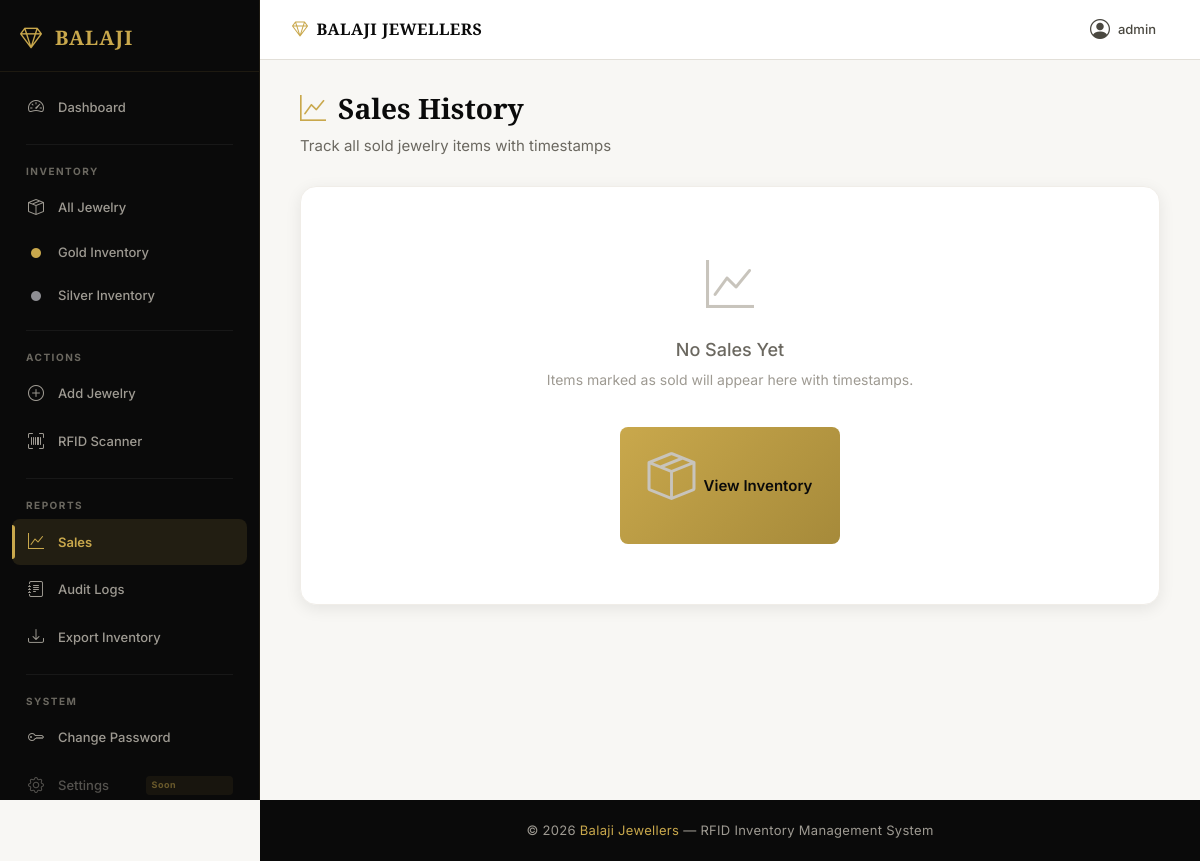
Page /sales (signed in) on the earlier database version.
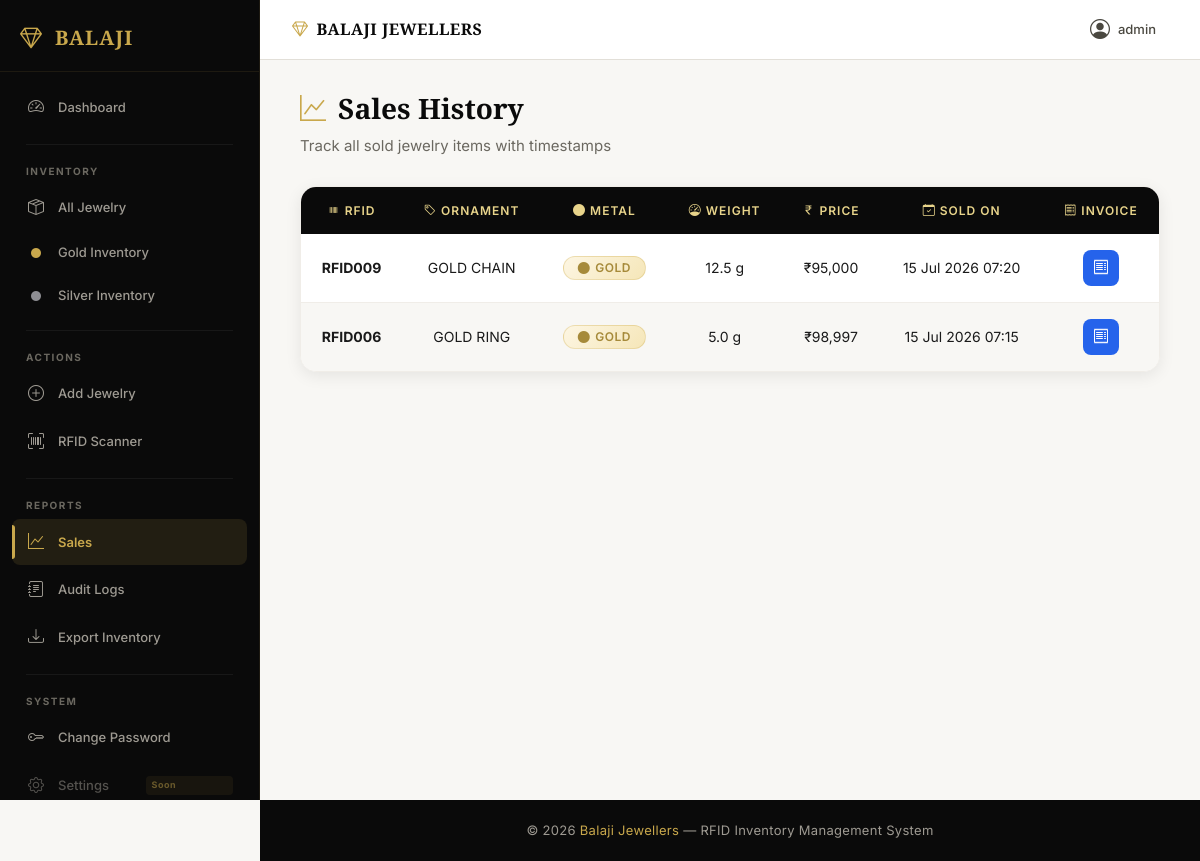
Same page on the later database version.
### app.py (models this page shows)
class Jewelry(db.Model):
    id = db.Column(db.Integer, primary_key=True)
    rfid_id = db.Column(db.String(100), unique=True)
    ornament_name = db.Column(db.String(100))
    weight = db.Column(db.Float)
    purity = db.Column(db.String(20))
    price = db.Column(db.Float)
    status = db.Column(db.String(20))
    metal_type = db.Column(db.String(20), default="Gold")
    created_at = db.Column(db.DateTime, default=datetime.utcnow)
    updated_at = db.Column(db.DateTime, default=datetime.utcnow, onupdate=datetime.utcnow)

### app.py (the view)
@app.route("/sales")
@login_required
def sales_history():
    page = request.args.get("page", 1, type=int)
    per_page = 20
    pagination = Jewelry.query.filter_by(status="Sold").order_by(Jewelry.updated_at.desc()).paginate(page=page, per_page=per_page, error_out=False)
    return render_template("sales.html", items=pagination.items, pagination=pagination)

### app.py (called while the page is built)
@login_manager.user_loader
def load_user(user_id):
    return db.session.get(Admin, int(user_id))

### templates/sales.html (shortened to what this page needs)
{% extends 'base.html' %}
{% block content %}
<div class="page-header animate-fade-in">
    <h1><i class="bi bi-graph-up"></i> Sales History</h1>
    <p>Track all sold jewelry items with timestamps</p>
</div>
<div class="table-wrapper animate-fade-in-delay-1">
    {% if items %}
    <div class="table-responsive">
        <table>
            <thead>
                <tr>
                    <th><i class="bi bi-upc"></i> RFID</th>
                    <th><i class="bi bi-tag"></i> Ornament</th>
                    <th><i class="bi bi-circle-fill"></i> Metal</th>
                    <th><i class="bi bi-speedometer"></i> Weight</th>
                    <th><i class="bi bi-currency-rupee"></i> Price</th>
                    <th><i class="bi bi-calendar-check"></i> Sold On</th>
                    <th><i class="bi bi-receipt"></i> Invoice</th>
                </tr>
            </thead>
            <tbody>
                {% for item in items %}
                <tr>
                    <td><strong>{{ item.rfid_id }}</strong></td>
                    <td>{{ item.ornament_name }}</td>
                    <td>
                        {% if item.metal_type == "Gold" %}
                        <span class="badge badge-gold"><i class="bi bi-circle-fill"></i> Gold</span>
                        {% else %}
                        <span class="badge badge-silver"><i class="bi bi-circle-fill"></i> Silver</span>
                        {% endif %}
                    </td>
                    <td>{{ item.weight }} g</td>
                    <td>&#8377;{{ "{:,.0f}".format(item.price) }}</td>
                    <td>{{ item.updated_at.strftime('%d %b %Y %H:%M') if item.updated_at else '-' }}</td>
                    <td>
                        <a href="/bill/{{ item.id }}" class="action-btn action-btn-bill" title="View Invoice">
                            <i class="bi bi-receipt"></i>
                        </a>
                    </td>
                </tr>
                {% endfor %}
            </tbody>
        </table>
    </div>
    {% else %}
    <div class="table-empty">
        <i class="bi bi-graph-up"></i>
        <h3>No Sales Yet</h3>
        <p>Items marked as sold will appear here with timestamps.</p>
        <a href="/inventory" class="btn-gold" style="margin-top:20px;">
            <i class="bi bi-box-seam"></i> View Inventory
        </a>
    </div>
    {% endif %}
</div>
{% endblock %}

Differences in the rows shown:
added Jewelry: rfid_id "RFID009", ornament_name "GOLD CHAIN", metal_type "Gold" (drawn), weight "12.5", price "95,000", updated_at "15 Jul 2026 07:20"
now on this page (row edited): Jewelry: rfid_id "RFID006", ornament_name "GOLD RING", metal_type "Gold" (drawn), weight "5.0", price "98,997", updated_at "15 Jul 2026 07:15"
Other differences:
text no longer shown: "No Sales Yet Items marked as sold will appear here with timestamps. View Inventory"
text now shown: "RFID ORNAMENT METAL WEIGHT PRICE SOLD ON INVOICE"
